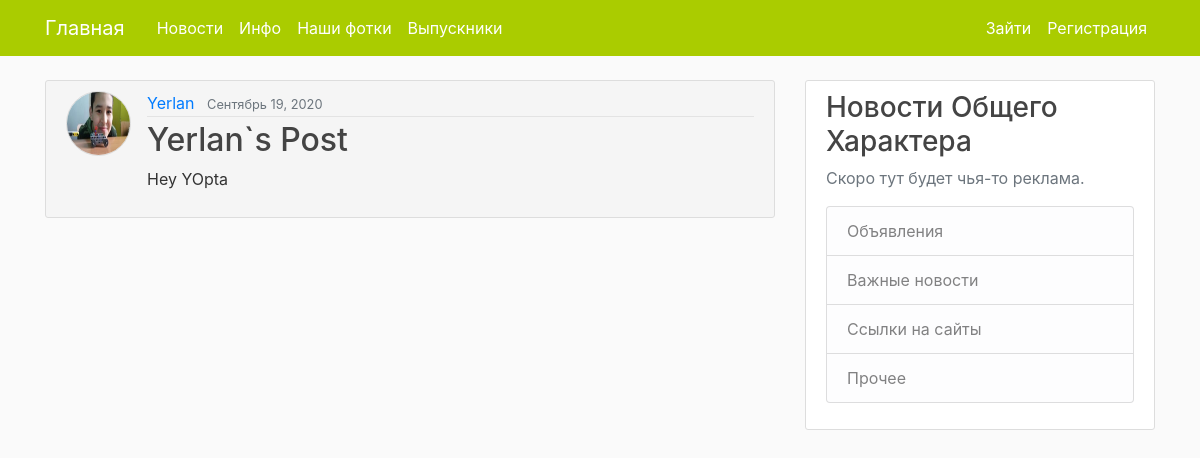
/post/17/, run on an earlier commit of the app's database.
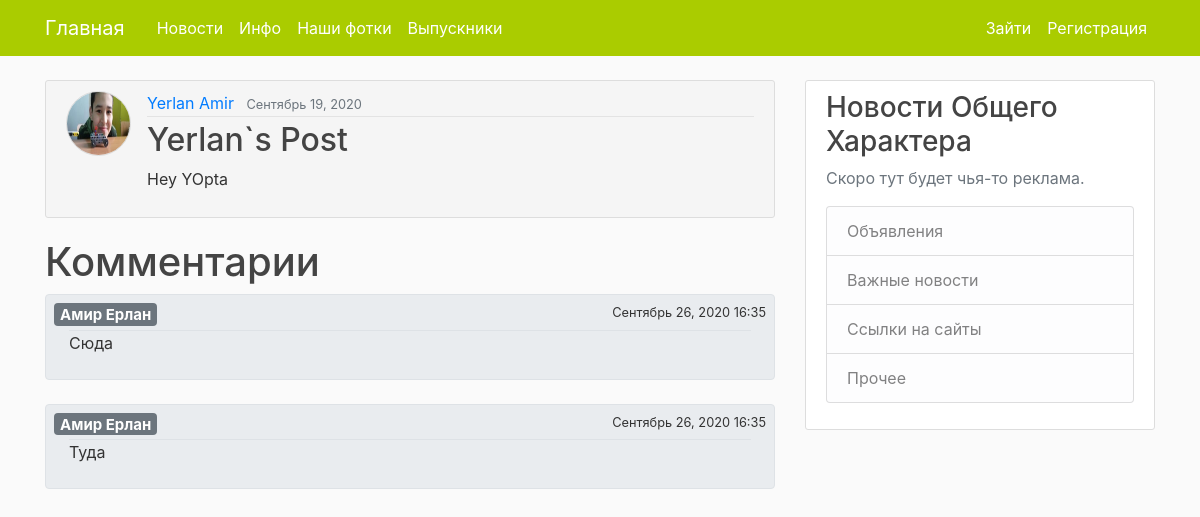
And on a later commit of the database.
### BlogApp/models.py (models this page shows, shortened)
class Post(models.Model):
    title = models.CharField('Заголовок', max_length=100)
    content = models.TextField('Содержание')
    date_posted = models.DateTimeField(default=timezone.now)
    author = models.ForeignKey(User, on_delete=models.CASCADE)

class CommentsOnPost(models.Model):
    author = models.ForeignKey(User, on_delete=models.DO_NOTHING)
    post = models.ForeignKey(Post, on_delete=models.CASCADE)
    content = models.TextField()
    date_added = models.DateTimeField(default=timezone.now)

### users/models.py (models this page shows, shortened)
class Profile(models.Model):
    user = models.OneToOneField(User, on_delete=models.CASCADE)
    image = models.ImageField(default="default.jpg", upload_to="profile_pics")
    nickname = models.CharField(max_length=100, null=True, blank=True)
    birthday = models.DateField(null=True, blank=True)
    cap = models.BooleanField(null=True, blank=True)

### BlogApp/views.py (the view, shortened to what this page needs)
# urls.py: path('post/<int:pk>/', PostDetailView.as_view(), name= "post-detail"),
class PostDetailView(DetailView):
    model = Post
    def get_context_data(self, **kwargs):
        context = super(PostDetailView, self).get_context_data(**kwargs)
        context['comments'] = CommentsOnPost.objects.all().filter(post=Post.objects.get(id=self.kwargs.get('pk'))).order_by('date_added')
        return context

### users/templatetags/name_filter.py (called while the page is built)
@register.filter(name='cutter')
@stringfilter
def cutter(value):
    return value.replace('_', ' ')

### BlogApp/templates/BlogApp/post_detail.html (shortened to what this page needs)
{% extends "BlogApp/base.html" %}
{% load static %}
{% load name_filter %}
{% block content %}
    <article class="media content-section" style="background-color:#f5f5f5;">
        <img class="rounded-circle article-img" src="{{ object.author.profile.image.url }}" style="border:solid #dddddd 1px;">
      <div class="media-body">
        <div class="article-metadata">
          <a class="mr-2" href="{% url 'user-posts' object.author.username %}">{{ object.author|cutter }}</a>
          <small class="text-muted">{{ object.date_posted|date:"F d, Y" }}</small>
        </div>
        <h2 class="article-title">{{ object.title }}</h2>
        <p class="article-content">{{ object.content }}</p>
      </div>
    </article>
{% if comments %}
  <h1>Комментарии</h1>
  {% for comment in comments %}
      <div class="">
          <div class="media border rounded p-2 mb-4" style="background-color:#e9ecef">
            <div class="media-body">
              <div class="d-flex justify-content-between">
                <h5 class="mb-1 d-inline badge badge-secondary comment" style="font-size:15px;">{{ comment.author|cutter }}</h5>
                <small class="ml-4 d-inline">{{ comment.date_added|date:"F d, Y H:i" }}</small>
              </div>
              <div class="container">
                <p class="border-top">{{ comment.content }}</p>
              </div>
            </div>
          </div>
      </div>
  {% endfor %}
{% endif %}
{% endblock content %}

What changed in the data, as far as the page shows it:
changed through a linked row, Post "Yerlan`s Post": author "Yerlan" → "Yerlan Amir"
added CommentsOnPost: author "Амир Ерлан", date_added "Сентябрь 26, 2020 16:35", content "Сюда"
added CommentsOnPost: author "Амир Ерлан", date_added "Сентябрь 26, 2020 16:35", content "Туда"
Also different on the page:
text now shown: "Комментарии"
